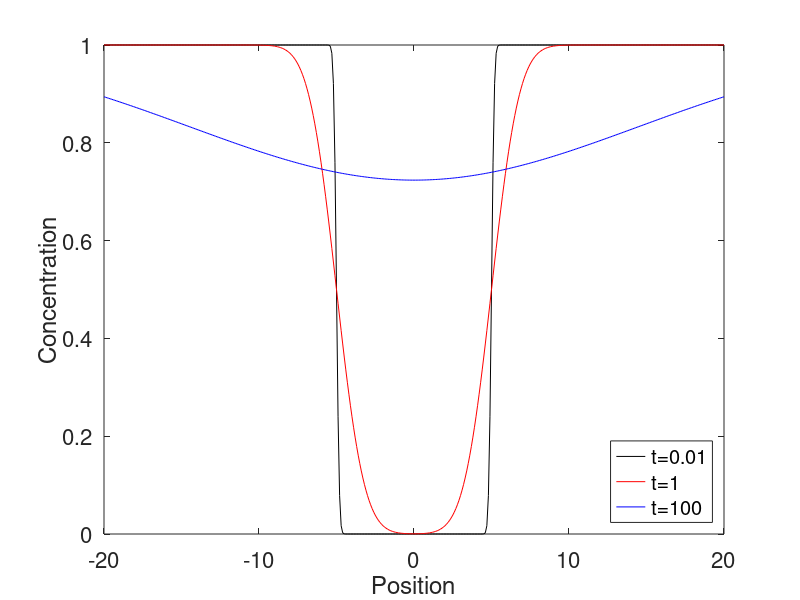

Source code (MATLAB):
function [] = problem1c()
    D = 1;
    a = 1;
    L = 5;
    x = -20:0.1:20;
    
    t = 0.01;
    y = (a/2) * (2 + erf((x-L)/(4*D*t)^0.5) - erf((x+L)/(4*D*t)^0.5));
    plot(x,y,'-k'); hold on;
    
    t = 1;
    y = (a/2) * (2 + erf((x-L)/(4*D*t)^0.5) - erf((x+L)/(4*D*t)^0.5));
    plot(x,y,'-r'); 
    
    t = 100;
    y = (a/2) * (2 + erf((x-L)/(4*D*t)^0.5) - erf((x+L)/(4*D*t)^0.5));
    plot(x,y,'-b');
    
    legend('t=0.01','t=1','t=100','Location','SouthEast')
    set(gca,'FontSize',16)
    xlabel('Position')
    ylabel('Concentration')
    
end